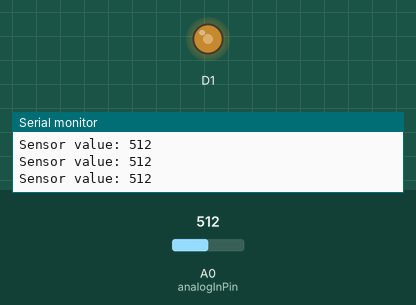
Recording of a sketch running on a simulated ESP8266 (NodeMCU). Shown: output pins drawn as LEDs (lit = HIGH), the last lines printed to the serial monitor. Inputs (shaded band) come from the test bench; at power-on: A0 (analogInPin) = 512.

Above: at 1.2 s.
1.3 s: A0 (analogInPin) set to 306
At 2.2 s:
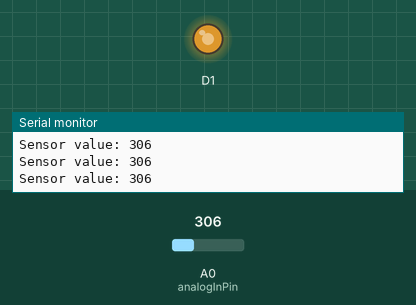
2.8 s: A0 (analogInPin) set to 122
At 3.5 s:
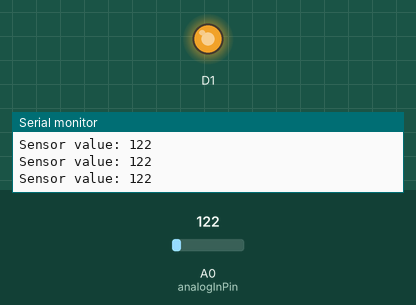
4.3 s: A0 (analogInPin) set to 900
At 4.8 s:
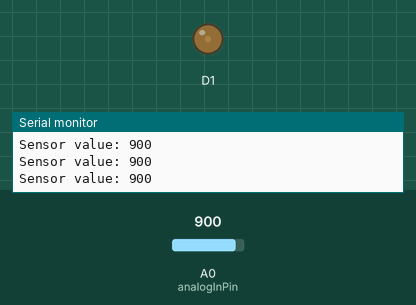
5.8 s: A0 (analogInPin) set to 1023
At 7.0 s:
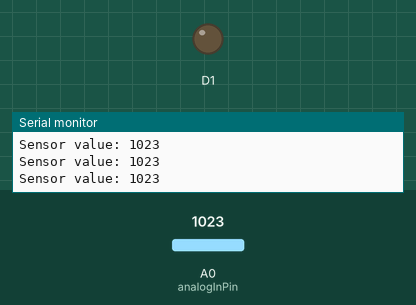
7.3 s: A0 (analogInPin) set to 511
At 8.5 s:
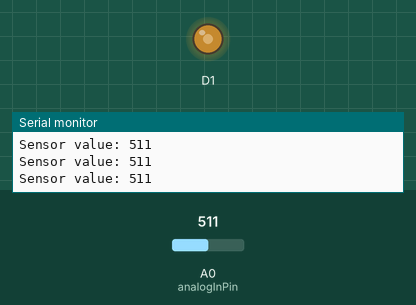
Timing chart, 0 to 9.8 s (numbered marks = the images above; inputs shaded):
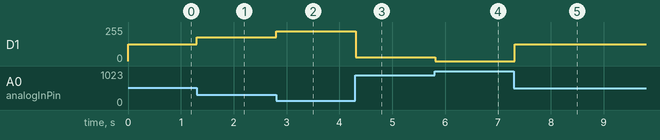

The sketch:

Q1-10.ino
```cpp
const int analogInPin = A0;
int sensorValue = 0;

void setup() {
  Serial.begin(115200);
  analogWrite(D1, 1023);
}

void loop() {
  sensorValue = analogRead(analogInPin);
  Serial.print("Sensor value: ");
  Serial.println(sensorValue);
  analogWrite(D1, 1024 - sensorValue);

  delay(100);
}
```

Measured:
- after the input at 1.3 s, D1: 127/255 → 178/255 at once
- after the input at 2.8 s, D1: 178/255 → 224/255 at once
- after the input at 4.3 s, D1: 224/255 → 30/255 at once
- after the input at 5.8 s, D1: 30/255 → 0/255 at once
- after the input at 7.3 s, D1: 0/255 → 127/255 at once
